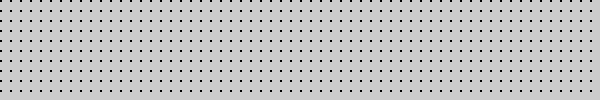
Frame 1 (no input)
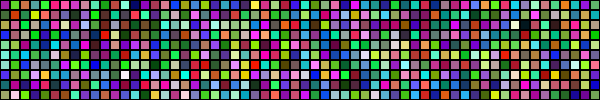
Frame 60 (the mouse pressed at the canvas centre just before this capture)
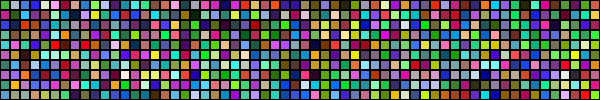
Frame 120 (the mouse held since frame 60 and released just before this capture)

The Processing sketch that drew these frames (run headless with seeded random() and noise(); from frame 60 on, the mouse is pressed at the canvas centre):

// Processing sketch: processing_1441
// ── processing_1441.pde

int x=0,y=0,i=0;
void setup(){
  size(600,100);
}
void draw(){


  i++;

  for(int j=0;j<width*height/100;j++){
        fill(random(255),random(255),random(255));
    x=j%(width/10);
    y=j-j%(width/10);
    rect(x*10,y/(width/100),i%10,i%10);
  }
    PImage a = get();
  image (a,pmouseX-mouseX,pmouseY-mouseY,width-(pmouseX-mouseX)*2,height-(pmouseY-mouseY)*2);
}
